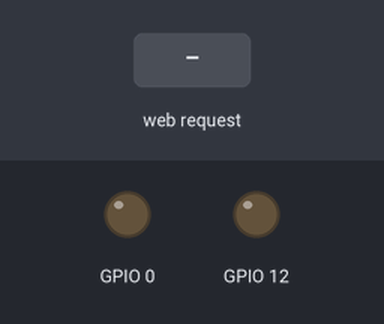
The sketch below on a simulated ESP8266 (Wemos D1 mini). Parts: output pins drawn as LEDs (lit = HIGH). The test bench sets the inputs (shaded band). WiFi joins after 1.5 s; servers stay silent unless stated; what the sketch prints to the serial monitor is not drawn.

Above: at 2.7 s.
2.8 s: HTTP request GET /rele_on received
At 3.4 s:
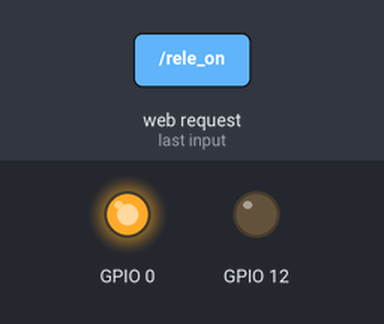
4.3 s: HTTP request GET /led_on received
At 5.5 s:
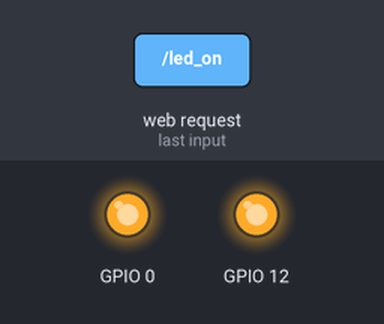
5.8 s: HTTP request GET /rele_off received
At 6.9 s:
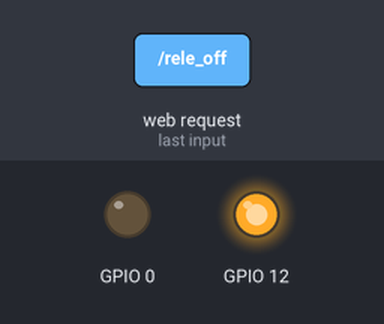
Timing chart, 0 to 8.8 s (numbered marks = the images above; inputs shaded):
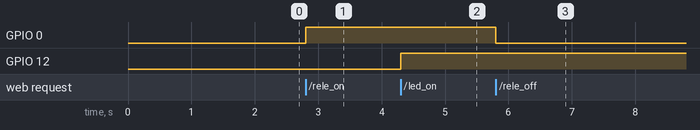

The sketch:

webserver.ino
```cpp
#include <ESP8266WiFi.h>
#include <sensor-shield.h>

//Definir o SSID da rede WiFi
const char* ssid = "SMART";
//Definir a senha da rede WiFi
const char* password = "redeiot123";

//Inicializacao so servidor http na porta 80
WiFiServer server(80);

void setup() {

  //Inicia a comunicacao serial
  Serial.begin(115200);

  //Configura a GPIO como saida
  pinMode(LED_R, OUTPUT);
  //Coloca a GPIO em sinal logico baixo
  digitalWrite(LED_R, LOW);

  //Configura a GPIO como saida
  pinMode(RELE, OUTPUT);
  //Coloca a GPIO em sinal logico baixo
  digitalWrite(RELE, LOW);

  //
  Serial.print("Conectando...");

  //Configura o WiFi
  WiFi.begin(ssid, password);

  //Espera até conexao
  while (WiFi.status() != WL_CONNECTED) {
    delay(500);
    Serial.print(".");
  }

  Serial.println("");
  Serial.println("WiFi conectado!");

  //Inicia o webserver
  server.begin();
  Serial.println("Server iniciado");
  //Mostra o IP
  Serial.println(WiFi.localIP());
}

void loop() {

  //Aguarda uma nova conexao
  WiFiClient client = server.available();
  if (!client) {
    return;
  }

  Serial.println("new client");

  while(!client.available()){
    delay(1);
  }

  //Le a string enviada pelo cliente
  String req = client.readStringUntil('\r');
  //Mostra a string enviada
  Serial.println(req);
  //Limpa dados/buffer
  client.flush();

  //Prepara a resposta para o cliente
  String buf = "";
  buf += "HTTP/1.1 200 OK\r\nContent-Type: text/html\r\n\r\n<!DOCTYPE HTML>\r\n<html>\r\n";
  buf += "<head><title>WebServer ESP8266</title></head>";
  buf += "<h3> ESP8266 Web Server</h3>";
  buf += "<p>Rele <a href=\"?function=rele_on\"><button>ON</button></a> <a href=\"?function=rele_off\"><button>OFF</button></a></p>";
  buf += "<p>LED Vermelho <a href=\"?function=led_on\"><button>ON</button></a> <a href=\"?function=led_off\"><button>OFF</button></a></p>";
  buf += "<h4>Criado por Pedro Minatel</h4>";
  buf += "</html>\n";

  //Envia a resposta para o cliente
  client.print(buf);
  //Limpa dados/buffer
  client.flush();

  //Trata a string do cliente em busca de comandos
  if (req.indexOf("rele_on") != -1)
    digitalWrite(RELE, HIGH);
  else if (req.indexOf("rele_off") != -1)
    digitalWrite(RELE, LOW);
  else if (req.indexOf("led_on") != -1)
    digitalWrite(LED_R, HIGH);
  else if (req.indexOf("led_off") != -1)
    digitalWrite(LED_R, LOW);
  else {
    Serial.println("Requisicao invalida");
    client.stop();
  }
  Serial.println("Client disconectado!");
}
```

Measured:
- after the input at 2.8 s, GPIO 0: LOW → HIGH at once
- after the input at 4.3 s, GPIO 12: LOW → HIGH at once
- after the input at 5.8 s, GPIO 0: HIGH → LOW at once
